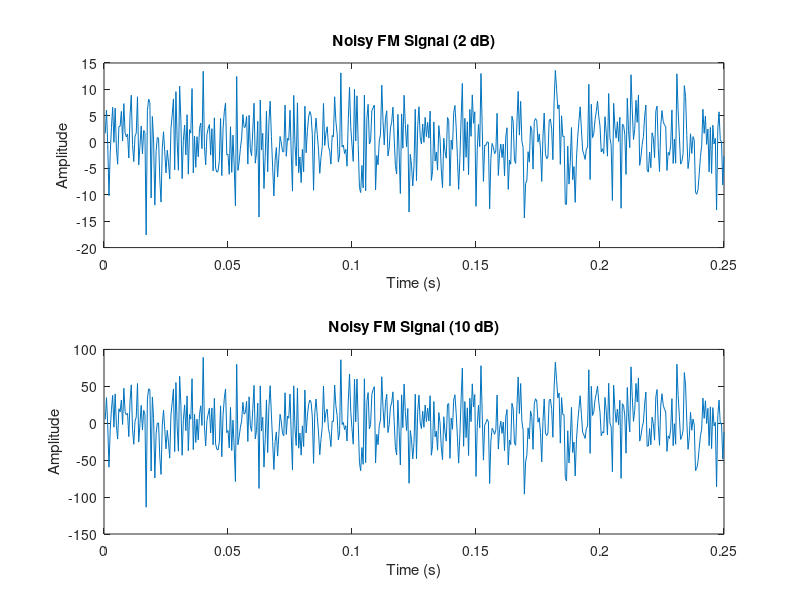

MATLAB code to generate this figure:
fs = 2000;
fc = 200;
N = 500;
t = (1:N)/fs;
x = sin(2*pi*30*t) + 2*sin(2*pi*60*t);
fDev = 50;

y = fmmod(x, fc, fs, fDev);

noise = randn(1,N);

# 2 dB
db = 2;
scale = 10^(db/10) * (1/var(noise)) * 3.16;
z = y + (noise * scale);

# 2 dB noise plot
figure;
subplot(2,1,1);
plot(t, z);
title('Noisy FM Signal (2 dB)');
xlabel('Time (s)');
ylabel('Amplitude');

# 10 dB
db = 10;
scale = 10^(db/10) * (1/var(noise)) * 3.16;
z = y + (noise * scale);

# 10 dB noise plot
subplot(2,1,2);
plot(t, z);
title('Noisy FM Signal (10 dB)');
xlabel('Time (s)');
ylabel('Amplitude');
